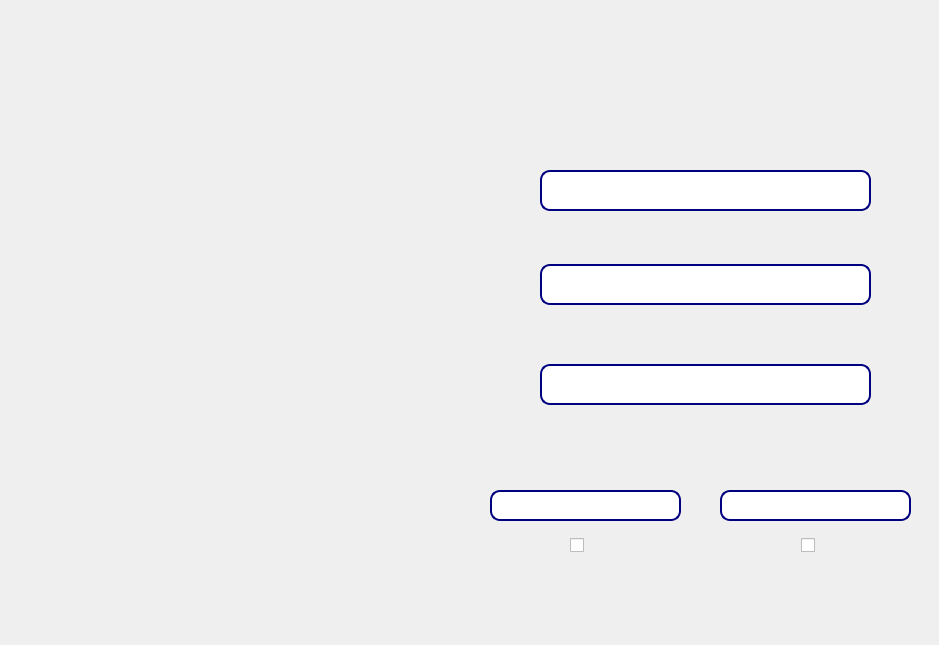
<?xml version="1.0" encoding="UTF-8"?>
<ui version="4.0">
 <class>RegisterWindow</class>
 <widget class="QDialog" name="RegisterWindow">
  <property name="geometry">
   <rect>
    <x>0</x>
    <y>0</y>
    <width>939</width>
    <height>645</height>
   </rect>
  </property>
  <property name="sizePolicy">
   <sizepolicy hsizetype="Fixed" vsizetype="Fixed">
    <horstretch>0</horstretch>
    <verstretch>0</verstretch>
   </sizepolicy>
  </property>
  <property name="minimumSize">
   <size>
    <width>939</width>
    <height>645</height>
   </size>
  </property>
  <property name="maximumSize">
   <size>
    <width>939</width>
    <height>645</height>
   </size>
  </property>
  <property name="windowTitle">
   <string>Dialog</string>
  </property>
  <property name="styleSheet">
   <string notr="true">#RegisterWindow
{
	background-image:url(:RegisterForm.png);
}</string>
  </property>
  <widget class="QPushButton" name="ContinueBtn">
   <property name="geometry">
    <rect>
     <x>731</x>
     <y>590</y>
     <width>171</width>
     <height>51</height>
    </rect>
   </property>
   <property name="cursor">
    <cursorShape>PointingHandCursor</cursorShape>
   </property>
   <property name="styleSheet">
    <string notr="true">#ContinueBtn {
background-color: transparent;
border-image: url(:ContinuaBtn.png);
background: none;
border: none;
background-repeat: none;
}
#ContinueBtn:hover
{
border-image: url(:ContinuaBtnOn.png);
}</string>
   </property>
   <property name="text">
    <string/>
   </property>
  </widget>
  <widget class="QPushButton" name="BackBtn">
   <property name="geometry">
    <rect>
     <x>497</x>
     <y>590</y>
     <width>171</width>
     <height>51</height>
    </rect>
   </property>
   <property name="cursor">
    <cursorShape>PointingHandCursor</cursorShape>
   </property>
   <property name="styleSheet">
    <string notr="true">#BackBtn {
background-color: transparent;
border-image: url(:InapoiBtn.png);
background: none;
border: none;
background-repeat: none;
}
#BackBtn:hover
{
border-image: url(:InapoiBtnOn.png);
}</string>
   </property>
   <property name="text">
    <string/>
   </property>
  </widget>
  <widget class="QLineEdit" name="LastnameEdit">
   <property name="geometry">
    <rect>
     <x>540</x>
     <y>170</y>
     <width>331</width>
     <height>41</height>
    </rect>
   </property>
   <property name="font">
    <font>
     <pointsize>15</pointsize>
    </font>
   </property>
   <property name="styleSheet">
    <string notr="true">#LastnameEdit
{
    border: 2px solid rgb(0, 0, 128);
	border-radius: 10px;
	padding-left: 10px;
	color:#fff;
	background-color: rgba(0, 26, 102,.5);
}

#numeEdit:hover
{
	border: 2px solid rgb(48,50,62);
}

#numeEdit:focus
{
	border: 2px solid rgb(85,170,255);
	background-color: rgb(43,45,56);
}</string>
   </property>
   <property name="placeholderText">
    <string>Introduceti numele</string>
   </property>
  </widget>
  <widget class="QLabel" name="LastnameLabel">
   <property name="geometry">
    <rect>
     <x>540</x>
     <y>40</y>
     <width>331</width>
     <height>211</height>
    </rect>
   </property>
   <property name="font">
    <font>
     <pointsize>14</pointsize>
    </font>
   </property>
   <property name="styleSheet">
    <string notr="true">#LastnameLabel
{
background-color: transparent;
border-image: url(:Nume.png);
background: none;
border: none;
background-repeat: none;
}</string>
   </property>
   <property name="text">
    <string/>
   </property>
  </widget>
  <widget class="QLabel" name="FirstnameLabel">
   <property name="geometry">
    <rect>
     <x>550</x>
     <y>150</y>
     <width>281</width>
     <height>181</height>
    </rect>
   </property>
   <property name="font">
    <font>
     <pointsize>14</pointsize>
    </font>
   </property>
   <property name="styleSheet">
    <string notr="true">#FirstnameLabel
{
background-color: transparent;
border-image: url(:Prenume.png);
background: none;
border: none;
background-repeat: none;
}</string>
   </property>
   <property name="text">
    <string/>
   </property>
  </widget>
  <widget class="QLineEdit" name="FirstnameEdit">
   <property name="geometry">
    <rect>
     <x>540</x>
     <y>264</y>
     <width>331</width>
     <height>41</height>
    </rect>
   </property>
   <property name="font">
    <font>
     <pointsize>15</pointsize>
    </font>
   </property>
   <property name="styleSheet">
    <string notr="true">#FirstnameEdit
{
    border: 2px solid rgb(0, 0, 128);
	border-radius: 10px;
	padding-left: 10px;
	color:#fff;
	background-color: rgba(0, 26, 102,.5);
}

#prenumeEdit:hover
{
	border: 2px solid rgb(48,50,62);
}

#prenumeEdit:focus
{
	border: 2px solid rgb(85,170,255);
	background-color: rgb(43,45,56);
}</string>
   </property>
   <property name="placeholderText">
    <string>Introduceti prenumele</string>
   </property>
  </widget>
  <widget class="QLabel" name="EmailLabel">
   <property name="geometry">
    <rect>
     <x>540</x>
     <y>240</y>
     <width>341</width>
     <height>211</height>
    </rect>
   </property>
   <property name="font">
    <font>
     <pointsize>14</pointsize>
    </font>
   </property>
   <property name="styleSheet">
    <string notr="true">#EmailLabel
{
background-color: transparent;
border-image: url(:Email.png);
background: none;
border: none;
background-repeat: none;
}</string>
   </property>
   <property name="text">
    <string/>
   </property>
  </widget>
  <widget class="QLineEdit" name="emailEdit">
   <property name="geometry">
    <rect>
     <x>540</x>
     <y>364</y>
     <width>331</width>
     <height>41</height>
    </rect>
   </property>
   <property name="font">
    <font>
     <pointsize>15</pointsize>
    </font>
   </property>
   <property name="styleSheet">
    <string notr="true">#emailEdit
{
    border: 2px solid rgb(0, 0, 128);
	border-radius: 10px;
	padding-left: 10px;
	color:#fff;
	background-color: rgba(0, 26, 102,.5);
}

#emailEdit:hover
{
	border: 2px solid rgb(48,50,62);
}

#emailEdit:focus
{
	border: 2px solid rgb(85,170,255);
	background-color: rgb(43,45,56);
}</string>
   </property>
   <property name="placeholderText">
    <string>Introduceti email-ul</string>
   </property>
  </widget>
  <widget class="QLabel" name="PassLabel">
   <property name="geometry">
    <rect>
     <x>430</x>
     <y>370</y>
     <width>311</width>
     <height>191</height>
    </rect>
   </property>
   <property name="font">
    <font>
     <pointsize>12</pointsize>
    </font>
   </property>
   <property name="styleSheet">
    <string notr="true">#PassLabel
{
background-color: transparent;
border-image: url(:Parola.png);
background: none;
border: none;
background-repeat: none;
}</string>
   </property>
   <property name="text">
    <string/>
   </property>
  </widget>
  <widget class="QLineEdit" name="passEdit">
   <property name="geometry">
    <rect>
     <x>490</x>
     <y>490</y>
     <width>191</width>
     <height>31</height>
    </rect>
   </property>
   <property name="font">
    <font>
     <pointsize>15</pointsize>
    </font>
   </property>
   <property name="styleSheet">
    <string notr="true">#passEdit
{
    border: 2px solid rgb(0, 0, 128);
	border-radius: 10px;
	padding-left: 10px;
	color:#fff;
	background-color: rgba(0, 26, 102,.5);
}

#parolaEdit:hover
{
	border: 2px solid rgb(48,50,62);
}

#parolaEdit:focus
{
	border: 2px solid rgb(85,170,255);
	background-color: rgb(43,45,56);
}</string>
   </property>
   <property name="echoMode">
    <enum>QLineEdit::Password</enum>
   </property>
   <property name="placeholderText">
    <string>Introduceti parola</string>
   </property>
  </widget>
  <widget class="QLabel" name="ConfirmLabel">
   <property name="geometry">
    <rect>
     <x>660</x>
     <y>380</y>
     <width>301</width>
     <height>181</height>
    </rect>
   </property>
   <property name="font">
    <font>
     <pointsize>12</pointsize>
    </font>
   </property>
   <property name="styleSheet">
    <string notr="true">#ConfirmLabel
{
background-color: transparent;
border-image: url(:Confirma.png);
background: none;
border: none;
background-repeat: none;
}</string>
   </property>
   <property name="text">
    <string/>
   </property>
  </widget>
  <widget class="QLineEdit" name="confirmEdit">
   <property name="geometry">
    <rect>
     <x>720</x>
     <y>490</y>
     <width>191</width>
     <height>31</height>
    </rect>
   </property>
   <property name="font">
    <font>
     <pointsize>15</pointsize>
    </font>
   </property>
   <property name="styleSheet">
    <string notr="true">#confirmEdit
{
    border: 2px solid rgb(0, 0, 128);
	border-radius: 10px;
	padding-left: 10px;
	color:#fff;
	background-color: rgba(0, 26, 102,.5);
}

#confirmEdit:hover
{
	border: 2px solid rgb(48,50,62);
}

#confirmEdit:focus
{
	border: 2px solid rgb(85,170,255);
	background-color: rgb(43,45,56);
}</string>
   </property>
   <property name="echoMode">
    <enum>QLineEdit::Password</enum>
   </property>
   <property name="placeholderText">
    <string>Introduceti parola</string>
   </property>
  </widget>
  <widget class="QCheckBox" name="checkBox">
   <property name="geometry">
    <rect>
     <x>570</x>
     <y>530</y>
     <width>31</width>
     <height>31</height>
    </rect>
   </property>
   <property name="maximumSize">
    <size>
     <width>31</width>
     <height>31</height>
    </size>
   </property>
   <property name="cursor">
    <cursorShape>PointingHandCursor</cursorShape>
   </property>
   <property name="styleSheet">
    <string notr="true">QCheckBox::indicator:unchecked {
    image: url(:show.png);
}

QCheckBox::indicator:checked {
    image: url(:hide.png);
}</string>
   </property>
   <property name="text">
    <string/>
   </property>
   <property name="checkable">
    <bool>true</bool>
   </property>
   <property name="tristate">
    <bool>false</bool>
   </property>
  </widget>
  <widget class="QCheckBox" name="checkBoxConfirm">
   <property name="geometry">
    <rect>
     <x>801</x>
     <y>530</y>
     <width>31</width>
     <height>31</height>
    </rect>
   </property>
   <property name="cursor">
    <cursorShape>PointingHandCursor</cursorShape>
   </property>
   <property name="styleSheet">
    <string notr="true">QCheckBox::indicator:unchecked {
    image: url(:show.png);
}

QCheckBox::indicator:checked {
    image: url(:hide.png);
}</string>
   </property>
   <property name="text">
    <string/>
   </property>
  </widget>
  <zorder>ContinueBtn</zorder>
  <zorder>BackBtn</zorder>
  <zorder>LastnameLabel</zorder>
  <zorder>FirstnameLabel</zorder>
  <zorder>EmailLabel</zorder>
  <zorder>PassLabel</zorder>
  <zorder>ConfirmLabel</zorder>
  <zorder>LastnameEdit</zorder>
  <zorder>passEdit</zorder>
  <zorder>FirstnameEdit</zorder>
  <zorder>emailEdit</zorder>
  <zorder>confirmEdit</zorder>
  <zorder>checkBoxConfirm</zorder>
  <zorder>checkBox</zorder>
 </widget>
 <resources/>
 <connections/>
</ui>
